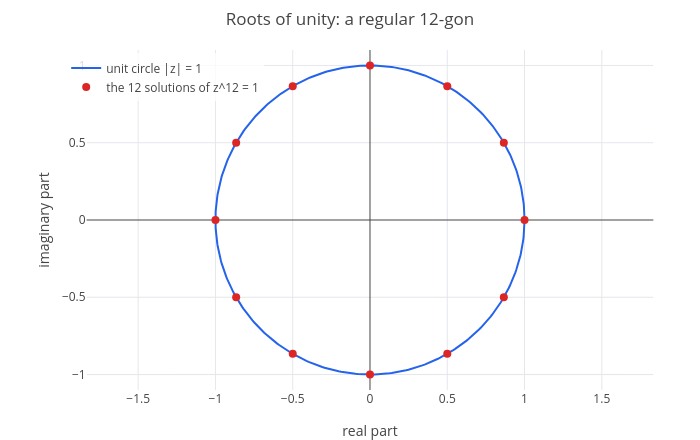

Here is the notebook cell this chart was saved with:
### Markdown cell above
Drawn with the unit circle (12 roots this time; the table has one row `[real part, imaginary part]` per root):

### Code cell
R = table([cos(2*pi*k/12), sin(2*pi*k/12)], k, 0, 11);
p = show(parametric(cos(t), sin(t), t, 0, 2*pi), scatter(R, [re im]));
p = legend(p, "unit circle |z| = 1", "the 12 solutions of z^12 = 1");
labels(title(p, "Roots of unity: a regular 12-gon"), "real part", "imaginary part")

### Figure 1 — Plotly figure (JSON) as saved in the notebook; plotly's stock layout.template omitted (floating-point values rounded to 4 significant figures; data arrays with more than 128 entries replaced by an {"elided": "..."} marker saying what was removed)
{"data": [{"line": {"color": "#2563eb", "width": 2}, "mode": "lines", "name": "unit circle |z| = 1", "type": "scatter", "x": {"elided": "402 float values"}, "y": {"elided": "402 float values"}}, {"marker": {"color": "#dc2626", "size": 8}, "mode": "markers", "name": "the 12 solutions of z^12 = 1", "type": "scatter", "x": [1, 0.866, 0.5, 0, -0.5, -0.866, -1, -0.866, -0.5, 0, 0.5, 0.866], "y": [0, 0.5, 0.866, 1, 0.866, 0.5, 0, -0.5, -0.866, -1, -0.866, -0.5]}], "layout": {"height": 440, "legend": {"bgcolor": "rgba(255,255,255,0.8)", "x": 0.01, "xanchor": "left", "y": 0.99, "yanchor": "top"}, "margin": {"b": 50, "l": 60, "r": 20, "t": 50}, "showlegend": true, "title": {"text": "Roots of unity: a regular 12-gon"}, "width": 700, "xaxis": {"constrain": "domain", "range": [-1.833, 1.833], "title": {"text": "real part"}, "zeroline": true}, "yaxis": {"constrain": "domain", "range": [-1.1, 1.1], "scaleanchor": "x", "scaleratio": 1, "title": {"text": "imaginary part"}, "zeroline": true}}}
